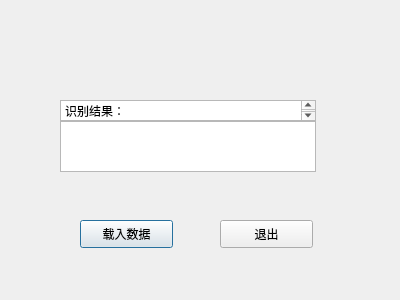
<?xml version="1.0" encoding="UTF-8"?>
<ui version="4.0">
 <class>Dialog</class>
 <widget class="QDialog" name="Dialog">
  <property name="geometry">
   <rect>
    <x>0</x>
    <y>0</y>
    <width>400</width>
    <height>300</height>
   </rect>
  </property>
  <property name="windowTitle">
   <string>Dialog</string>
  </property>
  <widget class="QPushButton" name="start">
   <property name="geometry">
    <rect>
     <x>80</x>
     <y>220</y>
     <width>93</width>
     <height>28</height>
    </rect>
   </property>
   <property name="text">
    <string>载入数据</string>
   </property>
  </widget>
  <widget class="QPushButton" name="pushButton_2">
   <property name="geometry">
    <rect>
     <x>220</x>
     <y>220</y>
     <width>93</width>
     <height>28</height>
    </rect>
   </property>
   <property name="text">
    <string>退出</string>
   </property>
  </widget>
  <widget class="QTextBrowser" name="textBrowser">
   <property name="geometry">
    <rect>
     <x>60</x>
     <y>100</y>
     <width>256</width>
     <height>21</height>
    </rect>
   </property>
   <property name="html">
    <string>&lt;!DOCTYPE HTML PUBLIC &quot;-//W3C//DTD HTML 4.0//EN&quot; &quot;http://www.w3.org/TR/REC-html40/strict.dtd&quot;&gt;
&lt;html&gt;&lt;head&gt;&lt;meta name=&quot;qrichtext&quot; content=&quot;1&quot; /&gt;&lt;style type=&quot;text/css&quot;&gt;
p, li { white-space: pre-wrap; }
&lt;/style&gt;&lt;/head&gt;&lt;body style=&quot; font-family:'SimSun'; font-size:9pt; font-weight:400; font-style:normal;&quot;&gt;
&lt;p style=&quot; margin-top:0px; margin-bottom:0px; margin-left:0px; margin-right:0px; -qt-block-indent:0; text-indent:0px;&quot;&gt;识别结果：&lt;/p&gt;&lt;/body&gt;&lt;/html&gt;</string>
   </property>
  </widget>
  <widget class="QTextBrowser" name="textBrowser_2">
   <property name="geometry">
    <rect>
     <x>60</x>
     <y>121</y>
     <width>256</width>
     <height>51</height>
    </rect>
   </property>
  </widget>
 </widget>
 <resources/>
 <connections/>
</ui>
